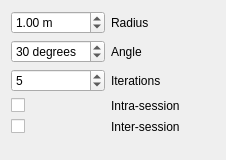
       <widget class="QWidget" name="page_5">
        <property name="geometry">
         <rect>
          <x>0</x>
          <y>0</y>
          <width>226</width>
          <height>160</height>
         </rect>
        </property>
        <attribute name="label">
         <string>Detect more loop closures</string>
        </attribute>
        <layout class="QGridLayout" name="gridLayout_10" columnstretch="0,1">
         <item row="3" column="1">
          <widget class="QLabel" name="label_32">
           <property name="text">
            <string>Intra-session</string>
           </property>
          </widget>
         </item>
         <item row="0" column="0">
          <widget class="QDoubleSpinBox" name="doubleSpinBox_detectMore_radius">
           <property name="suffix">
            <string> m</string>
           </property>
           <property name="decimals">
            <number>2</number>
           </property>
           <property name="maximum">
            <double>10.000000000000000</double>
           </property>
           <property name="singleStep">
            <double>0.100000000000000</double>
           </property>
           <property name="value">
            <double>1.000000000000000</double>
           </property>
          </widget>
         </item>
         <item row="0" column="1">
          <widget class="QLabel" name="label_29">
           <property name="text">
            <string>Radius</string>
           </property>
          </widget>
         </item>
         <item row="1" column="0">
          <widget class="QDoubleSpinBox" name="doubleSpinBox_detectMore_angle">
           <property name="suffix">
            <string> degrees</string>
           </property>
           <property name="decimals">
            <number>0</number>
           </property>
           <property name="maximum">
            <double>180.000000000000000</double>
           </property>
           <property name="singleStep">
            <double>1.000000000000000</double>
           </property>
           <property name="value">
            <double>30.000000000000000</double>
           </property>
          </widget>
         </item>
         <item row="1" column="1">
          <widget class="QLabel" name="label_30">
           <property name="text">
            <string>Angle</string>
           </property>
          </widget>
         </item>
         <item row="2" column="0">
          <widget class="QSpinBox" name="spinBox_detectMore_iterations">
           <property name="minimum">
            <number>1</number>
           </property>
           <property name="maximum">
            <number>100</number>
           </property>
           <property name="value">
            <number>5</number>
           </property>
          </widget>
         </item>
         <item row="2" column="1">
          <widget class="QLabel" name="label_31">
           <property name="text">
            <string>Iterations</string>
           </property>
          </widget>
         </item>
         <item row="5" column="0">
          <spacer name="verticalSpacer_5">
           <property name="orientation">
            <enum>Qt::Vertical</enum>
           </property>
           <property name="sizeHint" stdset="0">
            <size>
             <width>20</width>
             <height>40</height>
            </size>
           </property>
          </spacer>
         </item>
         <item row="4" column="1">
          <widget class="QLabel" name="label_34">
           <property name="text">
            <string>Inter-session</string>
           </property>
          </widget>
         </item>
         <item row="3" column="0">
          <widget class="QCheckBox" name="checkBox_detectMore_intraSession">
           <property name="text">
            <string/>
           </property>
          </widget>
         </item>
         <item row="4" column="0">
          <widget class="QCheckBox" name="checkBox_detectMore_interSession">
           <property name="text">
            <string/>
           </property>
          </widget>
         </item>
        </layout>
       </widget>
